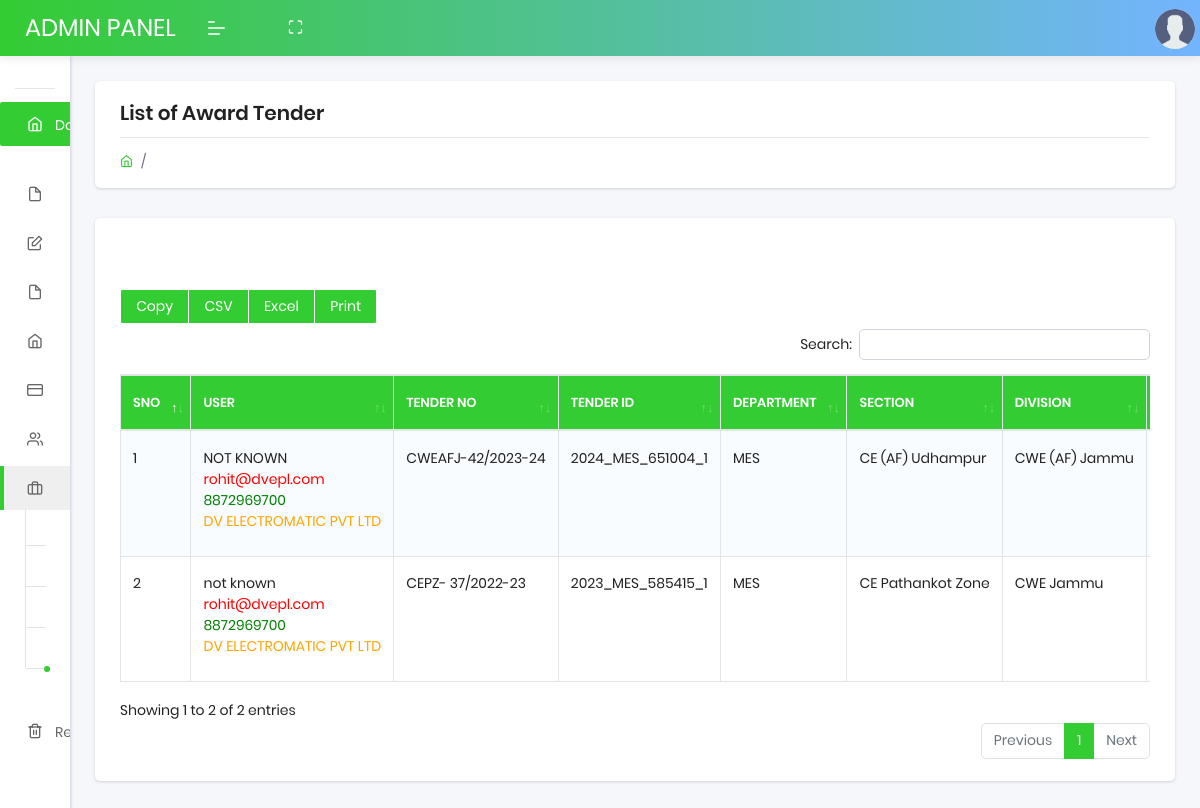
Screenshot of /login/award-tender.php (signed in) with the database file from the repository.
### tables this page shows
CREATE TABLE `user_tender_requests` (
  `id` int(11) NOT NULL,
  `member_id` int(11) NOT NULL,
  `tenderID` varchar(20) NOT NULL,
  `department_id` int(11) NOT NULL,
  `created_at` timestamp NOT NULL DEFAULT current_timestamp(),
  `status` varchar(15) NOT NULL,
  `tender_no` varchar(20) DEFAULT NULL,
  `name_of_work` varchar(255) DEFAULT NULL,
  `file_name` varchar(255) DEFAULT NULL,
  `reference_code` varchar(20) DEFAULT NULL,
  `section_id` varchar(20) NOT NULL,
  `sent_at` datetime DEFAULT NULL,
  `selected_user_id` int(11) DEFAULT NULL,
  `allotted_at` datetime DEFAULT NULL,
  `reminder_days` int(11) DEFAULT NULL,
  `updated_at` datetime DEFAULT current_timestamp() ON UPDATE current_timestamp(),
  `division_id` varchar(11) DEFAULT NULL,
  `sub_division_id` varchar(11) DEFAULT NULL,
  `due_date` varchar(30) NOT NULL,
  `remark` varchar(10) DEFAULT NULL,
  `remarked_at` datetime DEFAULT NULL,
  `project_status` varchar(11) DEFAULT NULL,
  `file_name2` varchar(255) DEFAULT NULL,
  `tentative_cost` varchar(200) DEFAULT NULL,
  `auto_quotation` varchar(255) DEFAULT '0',
  `delete_tender` varchar(255) NOT NULL DEFAULT '0'
);

CREATE TABLE `members` (
  `member_id` int(11) NOT NULL,
  `name` varchar(100) NOT NULL,
  `firm_name` varchar(100) NOT NULL,
  `mobile` varchar(100) NOT NULL,
  `email_id` varchar(100) NOT NULL,
  `city_state` varchar(100) NOT NULL,
  `password` varchar(100) NOT NULL,
  `created_date` varchar(100) NOT NULL,
  `status` varchar(100) NOT NULL DEFAULT '0',
  `activation_token` varchar(100) NOT NULL,
  `expiry_time` varchar(100) NOT NULL,
  `max_request` varchar(100) NOT NULL,
  `pending_request` varchar(11) DEFAULT `max_request`
);

CREATE TABLE `department` (
  `department_id` int(11) NOT NULL,
  `department_name` varchar(100) NOT NULL,
  `status` int(11) NOT NULL DEFAULT 1
);

CREATE TABLE `section` (
  `section_id` int(11) NOT NULL,
  `section_name` varchar(100) NOT NULL,
  `status` int(11) NOT NULL DEFAULT 0
);

### login/award-tender.php (the view, shortened to what this page needs)
<?php
include("db/config.php");
$query = "SELECT DISTINCT
sm.name,
m.email_id,
m.mobile,
m.firm_name,
ur.tender_no,
department.department_name,
ur.name_of_work,
ur.remarked_at,
ur.file_name,
ur.id,
se.section_name,
dv.division_name,
sd.subdivision,
ur.tenderID
FROM
    user_tender_requests ur
INNER JOIN
    members m ON ur.member_id= m.member_id
INNER JOIN
    members sm ON ur.selected_user_id= sm.member_id
INNER JOIN
    department ON ur.department_id = department.department_id
INNER JOIN
    section se on ur.section_id = se.section_id
INNER JOIN
    division dv on dv.section_id = ur.section_id
INNER JOIN
    sub_division sd ON ur.division_id = sd.division_id
WHERE ur.remark='accepted' AND ur.delete_tender = '0'
GROUP BY
 ur.id
ORDER BY
 NOW() >= CAST(ur.due_date AS DATE),
 ABS(DATEDIFF(NOW(), CAST(ur.due_date AS DATE)))
 ";
$result = mysqli_query($db, $query);
?>
<!DOCTYPE html>
<html lang="en">
<head>
    <link rel="stylesheet" href="assets/css/plugins/dataTables.bootstrap4.min.css">
    <link rel="stylesheet" href="assets/css/style.css">
</head>
<body class="">
    <?php include 'navbar.php'; ?>
    <header class="navbar pcoded-header navbar-expand-lg navbar-light headerpos-fixed header-blue">
        <div class="m-header">
            <a class="mobile-menu" id="mobile-collapse" href="#!"><span></span></a>
            <a href="#!" class="b-brand" style="font-size:24px;">
                ADMIN PANEL
            </a>
        </div>
        <div class="collapse navbar-collapse">
            <ul class="navbar-nav mr-auto">
                <li class="nav-item">
                    <a href="#!" class="full-screen" onClick="javascript:toggleFullScreen()"><i
                            class="feather icon-maximize"></i></a>
                </li>
            </ul>
        </div>
        <div class="dropdown drp-user">
            <a href="#!" class="dropdown-toggle" data-toggle="dropdown">
                <img src="assets/images/user.png" class="img-radius wid-40" alt="User-Profile-Image">
            </a>
        </div>
    </header>
    <section class="pcoded-main-container">
        <div class="pcoded-content">
            <div class="page-header">
                <div class="page-block">
                    <div class="row align-items-center">
                        <div class="col-md-12">
                            <div class="page-header-title">
                                <h5 class="m-b-10"> List of Award Tender
                                </h5>
                            </div>
                            <ul class="breadcrumb">
                                <li class="breadcrumb-item"><a href="index.php"><i class="feather icon-home"></i></a>
                                </li>
                                <li class="breadcrumb-item"><a href="#!"></a></li>
                            </ul>
                        </div>
                    </div>
                </div>
            </div>
            <div class="row">
                <div class="col-sm-12">
                    <div class="card">
                        <div class="card-header table-card-header">
                        </div>
                        <div class="card-body">
                            <div class="dt-responsive table-responsive">
                                <br />
                                <?php
                                echo '<table id="basic-btn" class="table table-striped table-bordered nowrap">';
                                echo "<thead>";
                                echo "<tr>";
                                echo "<th>SNO</th>";
                                echo "<th>User</th>";
                                echo "<th>Tender No</th>";
                                echo "<th>Tender ID</th>";
                                echo "<th>Department</th>";
                                echo "<th>Section</th>";
                                echo "<th>Division</th>";
                                echo "<th>Sub-Division</th>";
                                echo "</tr>";
                                echo "</thead>";
                                ?>
                                <?php
                                $count = 1;
                                echo "<tbody>";
                                while ($row = mysqli_fetch_row($result)) {
                                    echo "<tr class='record'>";
                                    echo "<td> $count</td>";
                                    echo "<td>" . $row['0'] . "<br/> " . "<span style='color:red;'> " . $row['1'] . "</span>" . "<br/>"
                                    . "<span style='color:green;'> " . $row['2'] . "</span>" . "<br/>" . "<span style='color:orange;'> "
                                    . $row['3'] . "</span>" . "</td>";
                                    echo "<td>" . $row['4'] . "</td>";
                                    echo "<td>" . $row['13'] . "</td>";
                                    echo "<td>" . $row['5'] . "</td>";
                                    echo "<td>" . $row['10'] . "</td>";
                                    echo "<td>" . $row['11'] . "</td>";
                                    echo "<td>" . $row['12'] . "</td>";
                                    echo "</tr>";
                                    $count++;
                                }
                                echo "</table>";
                                ?>
                            </div>
                        </div>
                    </div>
                </div>
            </div>
        </div>
    </section>
</body>
</html>

### rows the page displays
user_tender_requests: members.name "NOT KNOWN", member.email_id "rohit@dvepl.com", member.mobile "8872969700", member.firm_name "DV ELECTROMATIC PVT LTD", tender_no "CWEAFJ-42/2023-24", tenderID "2024_MES_651004_1", department.department_name "MES", section.section_name "CE (AF) Udhampur", 11 "CWE (AF) Jammu"
user_tender_requests: members.name "not known", member.email_id "rohit@dvepl.com", member.mobile "8872969700", member.firm_name "DV ELECTROMATIC PVT LTD", tender_no "CEPZ- 37/2022-23", tenderID "2023_MES_585415_1", department.department_name "MES", section.section_name "CE Pathankot Zone", 11 "CWE Jammu"
